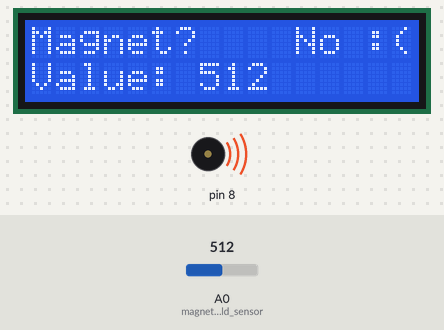
Bench run of a sketch on a simulated Arduino Uno, built with avr-gcc and run on an emulated ATmega328P. Shown: 16×2 character LCD, buzzer (waves = sounding). Inputs (shaded band) come from the test bench; at power-on: A0 (magnetic_field_sensor) = 512.

Above: at 0.77 s.
1.3 s: A0 (magnetic_field_sensor) set to 493
At 1.88 s:
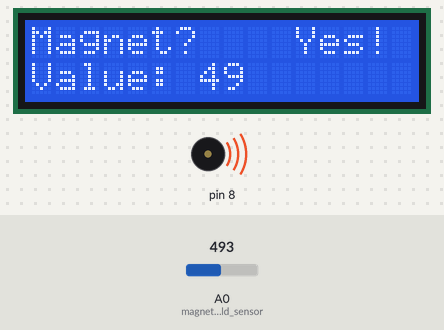
4.0 s: A0 (magnetic_field_sensor) set to 510
At 4.91 s:
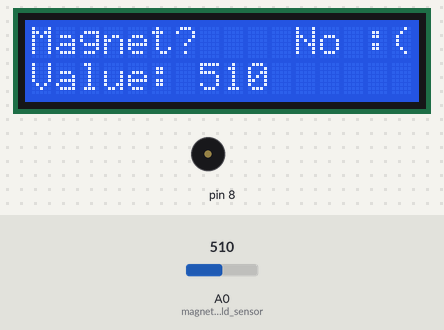
5.9 s: A0 (magnetic_field_sensor) set to 490
At 6.58 s:
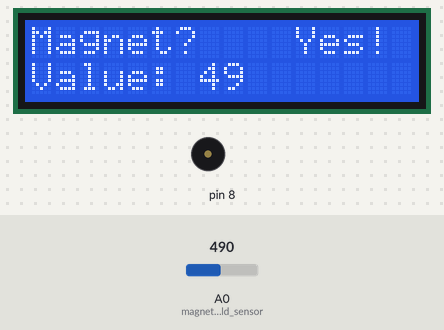
Timing chart, 0 to 14.7 s (numbered marks = the images above; inputs shaded):
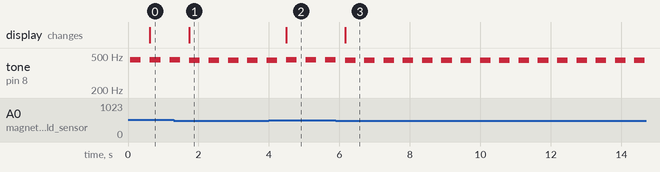

The sketch:

Magnetic_Sensor_with_LCD.ino
```cpp
#include <LiquidCrystal.h>

const int rs = 12, en = 11, d4 = 6, d5 = 5, d6 = 4, d7 = 3;
LiquidCrystal lcd(rs, en, d4, d5, d6, d7);


void setup() {
  pinMode(A0, INPUT); //magnetic field sensor (reed switch)
  pinMode(8, OUTPUT);

  // set up the LCD's number of columns and rows:
  lcd.begin(16, 2);
  // Print a message to the LCD.
  lcd.setCursor(0, 0);
  lcd.print("Magnet?");
}

void loop() {


  float beep = analogRead(A0);
  beep = map(analogRead(A0), 0, 1023, 10, 500); //mapping sensor data onto a range of delay times aka speed of beeping

  float freq = analogRead(A0);
  freq = map(analogRead(A0), 0, 1023, 300, 600); //mapping sensor data onto a range of audible frequencies

  tone(8, freq);
  delay(300);
  noTone(8);
  delay(beep);


  lcd.setCursor(0, 1);
  lcd.print("Value:");


  if (analogRead(A0)<= 500)
  {
    lcd.setCursor(11, 0);
    lcd.print("Yes! ");

    lcd.setCursor(7, 1);
    lcd.print(analogRead(A0));
    lcd.setCursor(9, 1);
    lcd.print("  "); //trouble shooting: value may have less digits than if A0 > 500

  }

  else
  {
    lcd.setCursor(11, 0);
    lcd.print("No :(");

    lcd.setCursor(7, 1);
    lcd.print(analogRead(A0));

  }


}
```

Measured:
- the behaviour switches between 501 and 500 on A0 (magnetic_field_sensor) (found by bisection; images 0 and 1)
- after the input at 1.3 s, the display: changes after 0.44 s (image 1)
- after the input at 4.0 s, the display: changes after 0.49 s (image 2)
- after the input at 5.9 s, the display: changes after 0.26 s (image 3)
- by itself, tone on pin 8: alternates 443 Hz for 0.30 s and silent for 0.25 s
